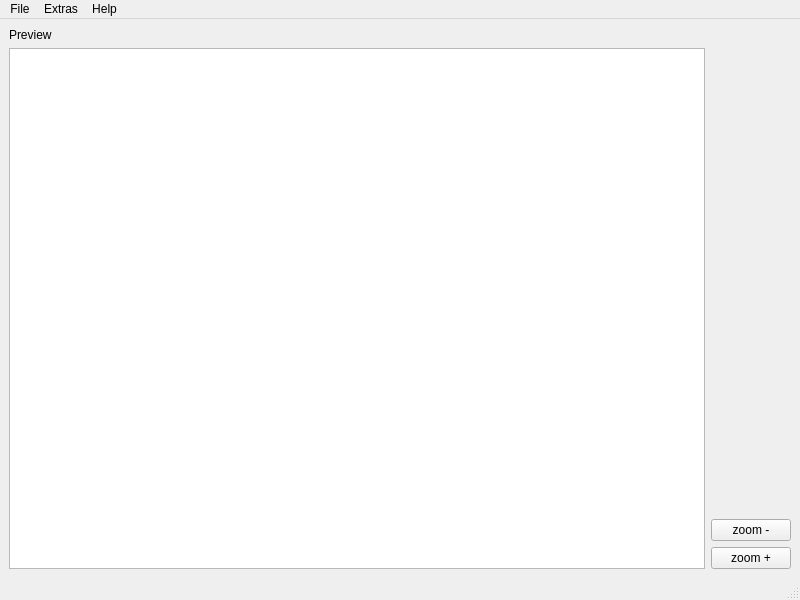
<?xml version="1.0" encoding="UTF-8"?>
<ui version="4.0">
 <class>MainWindow</class>
 <widget class="QMainWindow" name="MainWindow">
  <property name="geometry">
   <rect>
    <x>0</x>
    <y>0</y>
    <width>800</width>
    <height>600</height>
   </rect>
  </property>
  <property name="windowTitle">
   <string>ColorComposer</string>
  </property>
  <widget class="QWidget" name="centralwidget">
   <layout class="QGridLayout" name="gridLayout" columnstretch="20,0">
    <item row="0" column="0">
     <layout class="QVBoxLayout" name="verticalLayout_2">
      <property name="sizeConstraint">
       <enum>QLayout::SetMaximumSize</enum>
      </property>
      <item>
       <widget class="QLabel" name="label">
        <property name="text">
         <string>Preview</string>
        </property>
       </widget>
      </item>
      <item>
       <widget class="QGraphicsView" name="graphicsView"/>
      </item>
     </layout>
    </item>
    <item row="0" column="1">
     <layout class="QVBoxLayout" name="verticalLayout_3">
      <item>
       <widget class="QLabel" name="statsIntensity">
        <property name="text">
         <string/>
        </property>
       </widget>
      </item>
      <item>
       <spacer name="verticalSpacer">
        <property name="orientation">
         <enum>Qt::Vertical</enum>
        </property>
        <property name="sizeHint" stdset="0">
         <size>
          <width>20</width>
          <height>40</height>
         </size>
        </property>
       </spacer>
      </item>
      <item>
       <widget class="QPushButton" name="zoomOutButton">
        <property name="text">
         <string>zoom -</string>
        </property>
       </widget>
      </item>
      <item>
       <widget class="QPushButton" name="zoomInButton">
        <property name="text">
         <string>zoom +</string>
        </property>
       </widget>
      </item>
     </layout>
    </item>
   </layout>
  </widget>
  <widget class="QMenuBar" name="menubar">
   <property name="geometry">
    <rect>
     <x>0</x>
     <y>0</y>
     <width>800</width>
     <height>25</height>
    </rect>
   </property>
   <widget class="QMenu" name="menuFile">
    <property name="title">
     <string>File</string>
    </property>
    <addaction name="actionOpen_Coordinates_List"/>
    <addaction name="actionProcess_Raw_Measurement"/>
    <addaction name="actionCreate_Filter"/>
   </widget>
   <widget class="QMenu" name="menuExtras">
    <property name="title">
     <string>Extras</string>
    </property>
   </widget>
   <widget class="QMenu" name="menuHelp">
    <property name="title">
     <string>Help</string>
    </property>
    <addaction name="actionAbout"/>
   </widget>
   <addaction name="menuFile"/>
   <addaction name="menuExtras"/>
   <addaction name="menuHelp"/>
  </widget>
  <widget class="QStatusBar" name="statusbar"/>
  <action name="actionTransformation_Matrix">
   <property name="text">
    <string>Transformation Matrix...</string>
   </property>
  </action>
  <action name="actionExport_Composed_image">
   <property name="text">
    <string>Export Composed image...</string>
   </property>
  </action>
  <action name="actionExport_as_stack_of_images">
   <property name="text">
    <string>Export as stack of images...</string>
   </property>
  </action>
  <action name="actionAuto_detect_beads">
   <property name="text">
    <string>Auto-detect beads</string>
   </property>
  </action>
  <action name="actionAbout">
   <property name="text">
    <string>About</string>
   </property>
  </action>
  <action name="actionClear_all">
   <property name="text">
    <string>Discard loaded images (Reset)</string>
   </property>
  </action>
  <action name="actionExport_transformed_coordinates">
   <property name="text">
    <string>Export transformed Coordinates as List...</string>
   </property>
  </action>
  <action name="actionOpen_Coordinates_List">
   <property name="text">
    <string>Open Coordinates List...</string>
   </property>
  </action>
  <action name="actionProcess_Raw_Measurement">
   <property name="text">
    <string>Process Raw Measurement...</string>
   </property>
  </action>
  <action name="actionCreate_Filter">
   <property name="text">
    <string>Create Filter...</string>
   </property>
  </action>
 </widget>
 <resources/>
 <connections/>
</ui>
